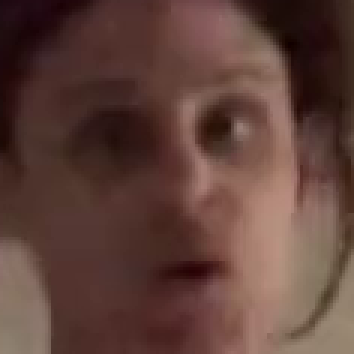
#> input picture fake_cropped_face.png, 118 x 118 px (shown 3 times larger)
$ python Facial_Artifacts.py
#> lines starting #> are read from the running program, lines starting #| are printed output that depends on the picture
import cv2
import numpy as np
from matplotlib import pyplot as plt
from VideoProcessing import get_frame_from_video
from ImageFeatures import extract_texture_features, extract_statistical_features

def detect_wrinkles_and_fine_lines(image_path1, image_path2, display=True):

#> called with image_path1 = 'fake_cropped_face.png', image_path2 = 'orig_cropped_face.png', display = True
    if isinstance(image_path1,str):
        # Read the images
        image1 = cv2.imread(image_path1, cv2.IMREAD_GRAYSCALE)
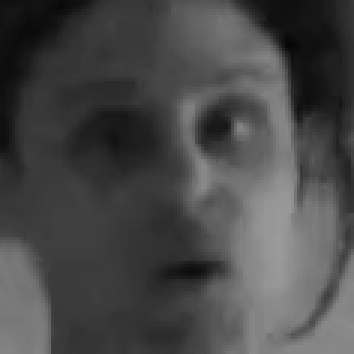
#> image1: shape (118, 118) (shown 3 times larger); min 5, max 155, mean 72.7
        image2 = cv2.imread(image_path2, cv2.IMREAD_GRAYSCALE)
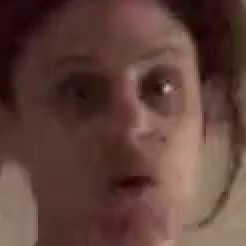
#> input picture orig_cropped_face.png, 123 x 123 px (shown 2 times larger)
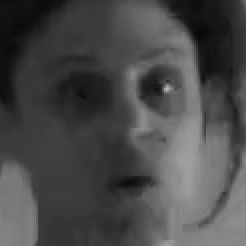
#> image2: shape (123, 123) (shown 2 times larger); min 9, max 187, mean 73.7
    else:
        image1 = image_path1
        image2 = image_path2

    # Resize images to a common size
    common_size = (min(image1.shape[1], image2.shape[1]), min(image1.shape[0], image2.shape[0]))
#> common_size = (118, 118)
    image1_resized = cv2.resize(image1, common_size, interpolation=cv2.INTER_AREA)
    image2_resized = cv2.resize(image2, common_size, interpolation=cv2.INTER_AREA)

    # Apply Canny edge detection
    edges1 = cv2.Canny(image1_resized, 10, 50)
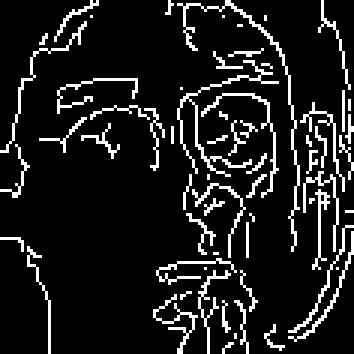
#> edges1: shape (118, 118) (shown 3 times larger); 11.2% white in thin lines or dots
    edges2 = cv2.Canny(image2_resized, 10, 50)
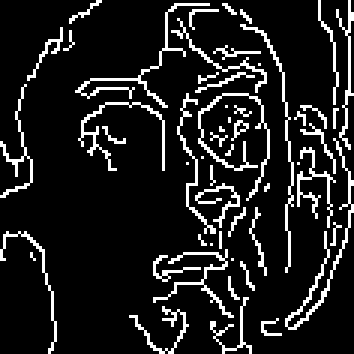
#> edges2: shape (118, 118) (shown 3 times larger); 11.8% white in thin lines or dots

    # Display the images and the Artifacts in wrinkles and fine lines
    if display:
        plt.figure(figsize=(12, 4))

        plt.subplot(1, 3, 1)
        plt.imshow(image1_resized, cmap='gray')
        plt.title('Original Image')
        plt.axis('off')

        plt.subplot(1, 3, 2)
        plt.imshow(image2_resized, cmap='gray')
        plt.title('DeepFake Image')
        plt.axis('off')

        plt.subplot(1, 3, 3)
        plt.imshow(edges1 - edges2, cmap='gray')
        plt.title('Wrinkles and Fine Lines Artifacts')
        plt.axis('off')

        plt.show(block=True)
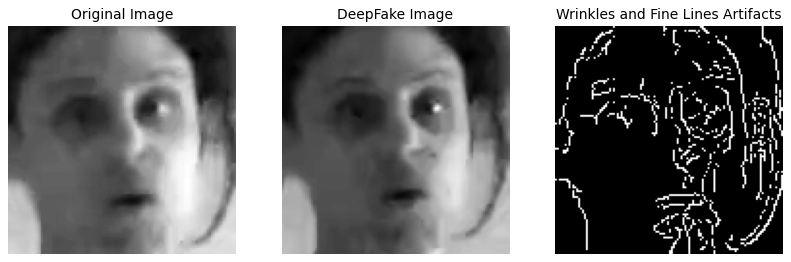
#> figure drawn by matplotlib, 3 panels

    return edges1 - edges2
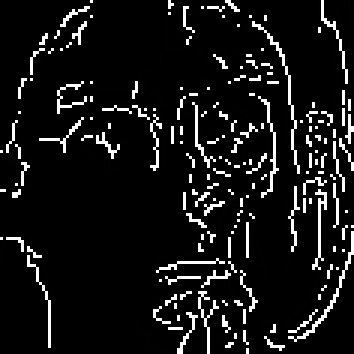
#> returned value: shape (118, 118) (shown 3 times larger); min 0, max 255, mean 22.2


if __name__ == '__main__':
    image_path1 = 'fake_cropped_face.png'
    image_path2 = 'orig_cropped_face.png'

    # Visualize Artifacts in wrinkles and fine lines
    wrinkels = detect_wrinkles_and_fine_lines(image_path1, image_path2)


    dataset_path = 'E:/Projects/datasets/dfdc_train_part_0/'
    OriginalVideo = "wfzjxzhdkj.mp4"
    FakeVideo = "slhinthqcq.mp4"

#> (the run stopped early here; a loop or call above may not have finished)
